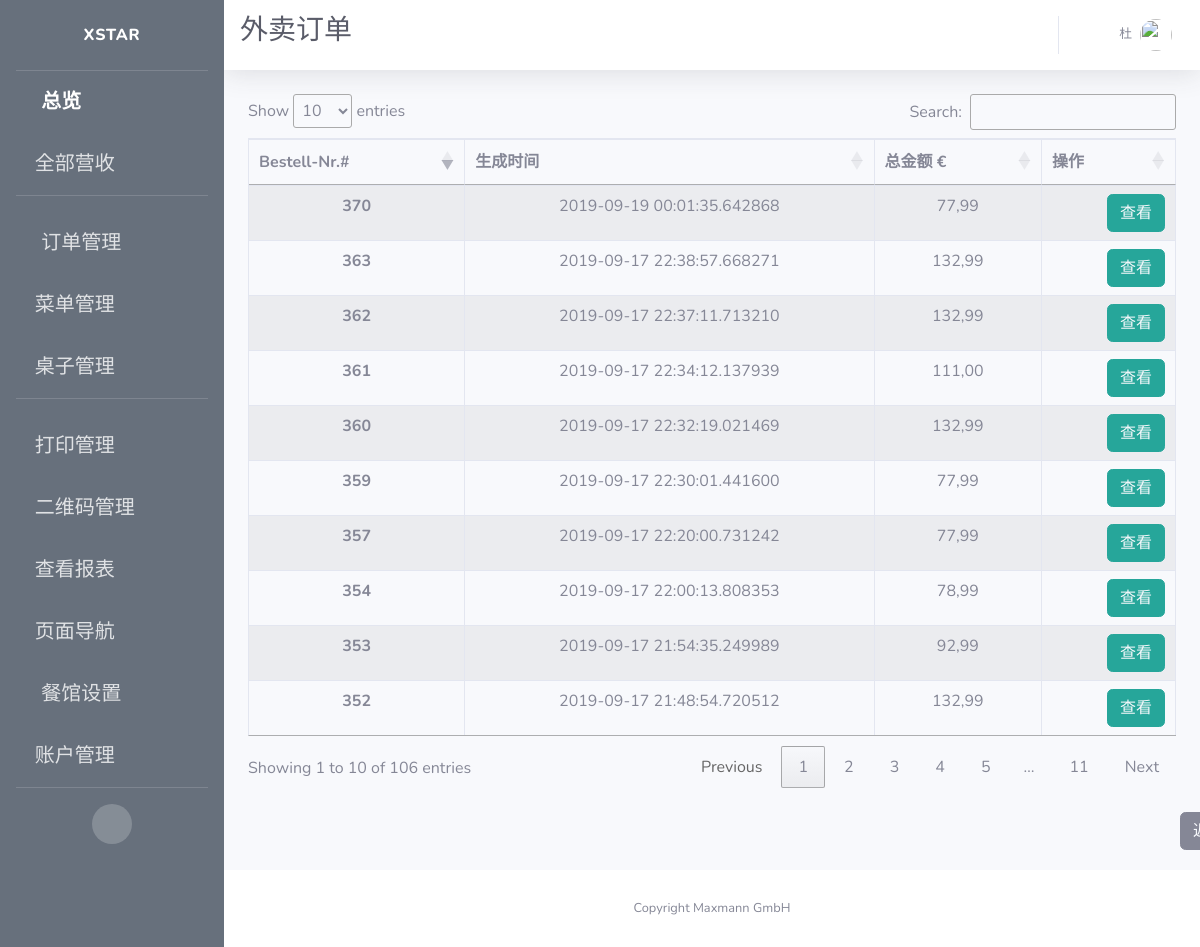
The app's page /admin/takeaway/orders/all (signed in) with its own data.
### app/models.py (models this page shows, shortened)
class User(UserMixin, db.Model):
    id = db.Column(db.Integer, primary_key=True)
    username = db.Column(db.String(64), index=True, unique=True, nullable=False)
    alias = db.Column(db.String(64))
    email = db.Column(db.String(120), unique=True)
    password_hash = db.Column(db.String(128))
    permissions = db.Column(db.Integer)
    container = db.Column(db.String(300))
    timeCreated = db.Column(db.DateTime, default=datetime.utcnow)

class Order(db.Model):
    id = db.Column(db.Integer, primary_key=True, unique=True, index=True)
    totalPrice = db.Column(db.Float, unique=False)
    orderNumber = db.Column(db.String(200), unique=True)
    timeCreated = db.Column(db.DateTime, default=datetime.utcnow)
    isPaid = db.Column(db.Boolean, default=False)
    isReady = db.Column(db.Boolean, default=False)
    isPickedUp = db.Column(db.Boolean, default=False)
    items = db.Column(db.String(1500))
    pay_via = db.Column(db.String(100))
    type = db.Column(db.String(100))
    container = db.Column(db.String(300))
    mealPrinted = db.Column(db.Boolean, default=False)
    printed = db.Column(db.Boolean, default=False)
    settleTime = db.Column(db.DateTime)
    settleID = db.Column(db.String(500))
    table_name = db.Column(db.String(500))
    seat_number = db.Column(db.String(500))
    isCancelled = db.Column(db.Boolean(), default=False)
    isDone = db.Column(db.Boolean())
    dishes = db.Column(db.String(1500))
    discount = db.Column(db.Float, default=0.0)
    discount_rate = db.Column(db.Float, default=0.0)
    subtype = db.Column(db.String(500))
    endTotal = db.Column(db.Float, default=totalPrice)
    section = db.Column(db.String(500))

### app/routes.py (the view)
@app.route("/admin/takeaway/orders/all")
@login_required
def all_out_orders():
    referrer = request.headers.get('Referer')
    orders = Order.query.filter(Order.type == "Out").all()
    context = dict(title=u'外卖订单',
                   orders=orders,
                   referrer=referrer,
                   company_name=company_info.get('company_name'),
                   formatter=formatter)
    return render_template('all_out_orders.html', **context)

### app/models.py (called while the page is built)
@login.user_loader
def load_user(id):
    return User.query.get(int(id))

### app/utilities.py (called while the page is built)
def formatter(number):
    if number == 0:
        number = '{:.2f}'.format(round(number, 2))
        number = number.replace(".", ",")
        return number
    number = format_decimal(round(float(number), 2), locale="de_DE")
    if len(number.split(",")) == 1:
        number = number + ",00"
        return number
    if len(number.split(",")[1]) == 1:
        number = number + "0"
        return number
    return number

### app/templates/all_out_orders.html (shortened to what this page needs)
{% extends 'base.html' %}
{% block css %}
<link rel="stylesheet" type="text/css" href="https://cdn.datatables.net/1.10.19/css/jquery.dataTables.css">
<link rel="stylesheet" type="text/css" href="https://cdnjs.cloudflare.com/ajax/libs/twitter-bootstrap/4.1.3/css/bootstrap.css">
<link rel="stylesheet" type="text/css" href="https://cdn.datatables.net/1.10.19/css/dataTables.bootstrap4.min.css">
{% endblock %}
{% block title %}
<h1 class="h3 mb-2 text-gray-800">{{ title }}</h1>
{% endblock %}
{% block content %}
<div class="row">
    <div class="col-sm-12">
        <table id="example" class="table table-striped table-bordered">
      <thead>
        <tr>
          <th scope="col">Bestell-Nr.#</th>
          <th scope="col">生成时间</th>
          <th scope="col">总金额 €</th>
          <th scope="col">操作</th>
        </tr>
      </thead>
      <tbody>
      {% for order in orders %}
        <tr id={{ order.id }}>
          <th scope="row">{{ order.id }}</th>
          <td>{{ order.timeCreated }}</td>
          <td>{{ formatter(order.totalPrice) }}</td>
          <td style="text-align:right">
            <span>
              <button type="button" class="btn btn-info" style="border-color:#26a69a; background-color:#26a69a;">
                <a href={{ url_for('takeaway_order_view', order_id=order.id) }} style="color: rgb(247, 249, 252)">
                  查看
                </a>
              </button>
            </span>
          </td>
        </tr>
      {% endfor %}
      </tbody>
    </table>
    </div>
</div>
<br>
<button type="button" class="btn btn-secondary" id="back">
  <a href="{{referrer}}" style="color: rgb(247, 249, 252)">
    返回
  </a>
</button>
{% endblock %}

### app/templates/base.html (shortened to what this page needs)
<!DOCTYPE html>
<html lang="en">
<head>
  {% block css %}
  {% endblock %}
  <link href="{{ url_for('static', filename='fontawesome-free/css/all.min.css') }}" rel="stylesheet" type="text/css">
  <link href="{{ url_for('static', filename='css/sb-admin-2.min.css')}}" rel="stylesheet">
  <link rel='stylesheet' href='https://cdnjs.cloudflare.com/ajax/libs/flag-icon-css/0.8.2/css/flag-icon.min.css'>
</head>
<body id="page-top">
  <div id="wrapper">
    <ul class="navbar-nav bg-gradient-primary sidebar sidebar-dark accordion" id="accordionSidebar">
      <a class="sidebar-brand d-flex align-items-center justify-content-center" href="{{ url_for('index') }}">
        <div class="sidebar-brand-text mx-3">Xstar</div>
      </a>
      <hr class="sidebar-divider my-0">
      <li class="nav-item active">
        <a class="nav-link" href="{{url_for('index') }}">
          <i class="fas fa-fw fa-tachometer-alt"></i>
          <span>总览</span></a>
      </li>
      <li class="nav-item">
        <a class="nav-link collapsed" href="#" data-toggle="collapse" data-target="#collapseOne" aria-expanded="true" aria-controls="collapseOne">
          <i class="fas fa-money-bill-alt"></i>
          <span>全部营收</span>
        </a>
      </li>
      <hr class="sidebar-divider">
      <li class="nav-item">
        <a class="nav-link collapsed" href="#" data-toggle="collapse" data-target="#collapseTwo" aria-expanded="true" aria-controls="collapseTwo">
          <i class="fas fa-fw fa-cog"></i>
          <span>订单管理</span>
        </a>
      </li>
      <li class="nav-item">
        <a class="nav-link collapsed" href="#" data-toggle="collapse" data-target="#collapseMenu" aria-expanded="true" aria-controls="collapseTwo">
        <i class="fas fa-utensils"></i>
          <span>菜单管理</span>
        </a>
      </li>
      <li class="nav-item">
        <a class="nav-link collapsed" href="#" data-toggle="collapse" data-target="#collapseUtilities" aria-expanded="true" aria-controls="collapseUtilities">
          <i class="fas fa-chair"></i>
          <span>桌子管理</span>
        </a>
      </li>
      <hr class="sidebar-divider">
      <li class="nav-item">
        <a class="nav-link collapsed" href="#" data-toggle="collapse" data-target="#collapsePages" aria-expanded="true" aria-controls="collapsePages">
          <i class="fas fa-print"></i>
          <span>打印管理</span>
        </a>
      </li>
      <li class="nav-item">
        <a class="nav-link" href={{ url_for('qrcode_manage') }}>
          <i class="fas fa-qrcode"></i>
          <span>二维码管理</span>
        </a>
      </li>
      <li class="nav-item">
        <a class="nav-link collapsed" href="#" data-toggle="collapse" data-target="#collapseLogs" aria-expanded="true" aria-controls="collapseUtilities">
          <i class="far fa-sticky-note"></i>
          <span>查看报表</span>
        </a>
      </li>
      <li class="nav-item">
        <a class="nav-link collapsed" href="#" data-toggle="collapse" data-target="#collapseNavigation" aria-expanded="true" aria-controls="collapseUtilities">
          <i class="far fa-compass"></i>
          <span>页面导航</span>
        </a>
      </li>
      <li class="nav-item">
        <a class="nav-link" href="{{ url_for('set_store') }}">
          <i class="fas fa-fw fa-wrench"></i>
          <span>餐馆设置</span></a>
      </li>
      {% if current_user.permissions == 100 %}
      <li class="nav-item">
        <a class="nav-link" href="{{ url_for('boss_users_manage') }}">
          <i class="fas fa-users"></i>
          <span>账户管理</span></a>
      </li>
      {% else %}
      <li class="nav-item">
        <a class="nav-link" href="{{ url_for('users_manage') }}">
          <i class="fas fa-users"></i>
          <span>跑堂人员列表</span></a>
      </li>
      {% endif %}
      <hr class="sidebar-divider d-none d-md-block">
      <div class="text-center d-none d-md-inline">
        <button class="rounded-circle border-0" id="sidebarToggle"></button>
      </div>
    </ul>
    <div id="content-wrapper" class="d-flex flex-column">
      <div id="content">
        <nav class="navbar navbar-expand navbar-light bg-white topbar mb-4 static-top shadow">
          {% block title %}
          {% endblock %}
          <ul class="navbar-nav ml-auto">
            <li class="nav-item dropdown no-arrow">
              <a class="nav-link dropdown-toggle" href="#" id="lanDropdown" role="button" data-toggle="dropdown" aria-haspopup="true" aria-expanded="false">
              </a>
            </li>
            <li class="nav-item dropdown no-arrow">
              <a class="nav-link dropdown-toggle" href="#" id="userDropdown" role="button" data-toggle="dropdown" aria-haspopup="true" aria-expanded="false">
                <span class="mr-2 d-none d-lg-inline text-gray-600 small">{{ current_user.alias }}</span>
                <img class="img-profile rounded-circle" src="https://source.unsplash.com/QAB-WJcbgJk/60x60">
              </a>
            </li>
          </ul>
        </nav>
        <div class="container-fluid">
          {% block content %}{% endblock %}
        </div>
      </div>
      <footer class="sticky-footer bg-white">
        <div class="container my-auto">
          <div class="copyright text-center my-auto">
            <span>Copyright {{ company_name }}</span>
          </div>
        </div>
      </footer>
    </div>
  </div>
</body>
</html>

### app/templates/all_out_orders.html (style rules this page uses)
#back { margin-left: 932px; margin-bottom: 20px; color: rgb(247, 249, 252); }
table { text-align: center; }

### app/templates/base.html (style rules this page uses)
.bg-gradient-primary { background-image: linear-gradient(180deg,#67707c 10%,#67707c 100%); background-size: cover; }

### records on screen
User: alias "杜"
Order: id "352", timeCreated "2019-09-17 21:48:54.720512", totalPrice "132,99"
Order: id "353", timeCreated "2019-09-17 21:54:35.249989", totalPrice "92,99"
Order: id "354", timeCreated "2019-09-17 22:00:13.808353", totalPrice "78,99"
Order: id "357", timeCreated "2019-09-17 22:20:00.731242", totalPrice "77,99"
Order: id "359", timeCreated "2019-09-17 22:30:01.441600", totalPrice "77,99"
Order: id "360", timeCreated "2019-09-17 22:32:19.021469", totalPrice "132,99"
Order: id "361", timeCreated "2019-09-17 22:34:12.137939", totalPrice "111,00"
Order: id "362", timeCreated "2019-09-17 22:37:11.713210", totalPrice "132,99"
Order: id "363", timeCreated "2019-09-17 22:38:57.668271", totalPrice "132,99"
Order: id "370", timeCreated "2019-09-19 00:01:35.642868", totalPrice "77,99"

### other values on screen
{{ title }} "外卖订单"
{{ company_name }} "Maxmann GmbH"
